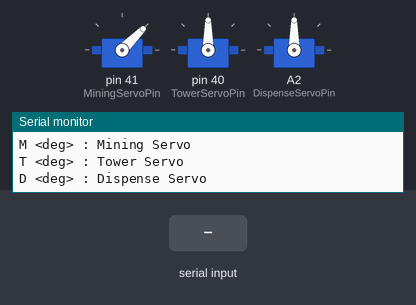
The sketch below on a simulated Arduino Mega 2560, built with avr-gcc and run on an emulated ATmega2560. On the bench: 3 × servo, the last lines printed to the serial monitor. Inputs (shaded band) come from the test bench.

Above: at 1.3 s.
1.4 s: "t90\n" received over Serial
At 2.4 s:
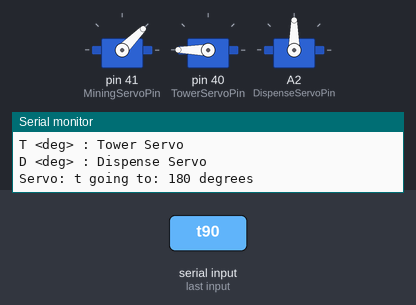
3.5 s: "T,45\n" received over Serial
At 4.9 s:
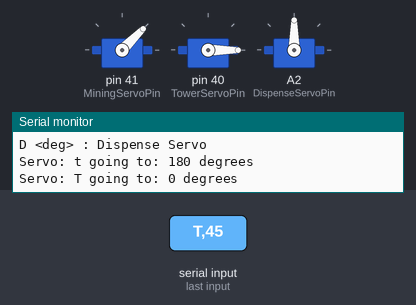
6.1 s: "d90\n" received over Serial
At 7.2 s:
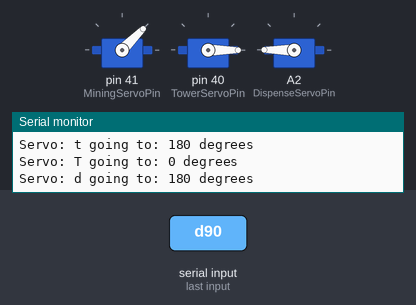
8.2 s: "T90\n" received over Serial
At 9.7 s:
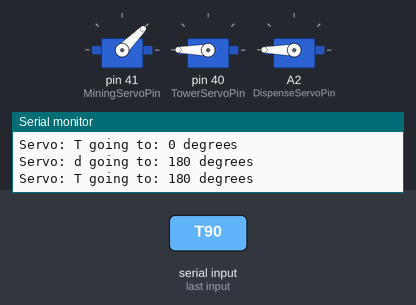
10.8 s: "t,45\n" received over Serial
At 10.99 s:
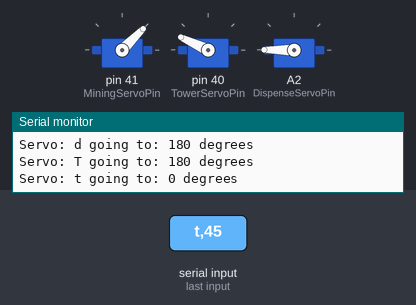
13.4 s: "d,45\n" received over Serial
At 14.9 s:
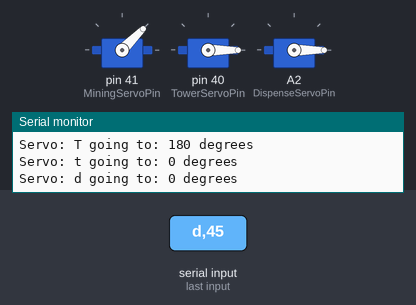
Timing chart, 0 to 16.4 s (numbered marks = the images above; inputs shaded):
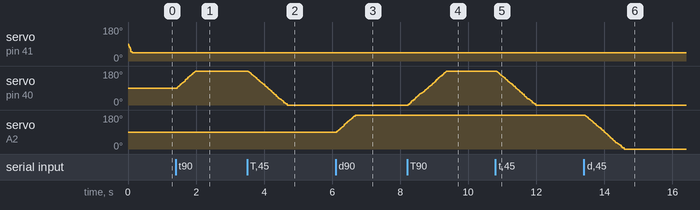

The sketch:

RangefinderAndServoTest.ino
```cpp
// Rangefinder
const int RFRF = A3;  // Rangefinder FWD read pin
const int RFRR = A4;  // Rangefinder REV read pin
int previousAverage = 0;
float alpha = 0.1;         // Digital Filtering value
float beta = 4.99;         // Rangefinder calibration constant
float gamma = -1.4;        // Rangefinder calibration constant
float RFdistance = 0;      // (cm)
float Kr = 1;              //Proportional gain for wall approaching
bool Rangefinder = false;  // turn on and off rangefinder section
float RAW = 0;
float RAWV = 0;

// Servo
bool servo = true;
#include <VarSpeedServo.h>
VarSpeedServo TowerServo;
VarSpeedServo MiningServo;
VarSpeedServo DispenseServo;
char command = 0;
int angle = 0;
int servoSpeed = 100;
// Servo Pins
const int MiningServoPin = 41;
const int TowerServoPin = 40;
const int DispenseServoPin = A2;

void setup() {
  // put your setup code here, to run once:
  Serial.begin(57600);
  // Servo Setup
  MiningServo.attach(MiningServoPin);
  TowerServo.attach(TowerServoPin);
  DispenseServo.attach(DispenseServoPin);

  // Set Mining Servo to resting position
  MiningServo.write(45, 255, true);

  // Set Tower Servo to resting position
  TowerServo.write(90, 255, false);

  // Set Dispense Servo to resting position

  if (servo) {
    Serial.println("Enter Servo name followed by 3 digits of position (ie 020 or 160)");
    Serial.println("You can also simply type s or S to stop");
    Serial.println("Servo Options: ");
    Serial.println("M <deg> : Mining Servo");
    Serial.println("T <deg> : Tower Servo");
    Serial.println("D <deg> : Dispense Servo");
  }
}

void loop() {
  // put your main code here, to run repeatedly:
  if (Rangefinder) {
    RAW = analogRead(RFRR);
    RAWV = (RAW / 1024) * 5;  // Convert to voltage
    RFdistance = rangefinderDistance(RAWV, beta, gamma);
    Kr = constrain(RFdistance, 0, 15) / 15;
    Serial.print(Kr);
    Serial.println(" kr");
    delay(200);
  }
  if (servo) {
    if (Serial.available()) {
      delay(20);
      if (Serial.available() >= 4) {
        command = char(Serial.read());
        int hundreds = Serial.read() - '0';
        int tens = Serial.read() - '0';
        int ones = Serial.read() - '0';
        angle = constrain(100 * hundreds + 10 * tens + ones, 0, 180);
        Serial.print("Servo: ");
        Serial.print(command);
        Serial.print(" going to: ");
        Serial.print(angle);
        Serial.println(" degrees");
        Serial.read();
      } else if (Serial.available() == 3) {
        command = 'S';
        Serial.read();
        Serial.read();
        Serial.read();
      } else {
        Serial.read();
        Serial.read();
      }
    }
    switch (command) {
      case 's':
      case 'S':
        command = 0;
        break;
      case ('m'):
      case ('M'):
        MiningServo.write(angle, servoSpeed, false);
        command = 0;
        break;
      case 't':
      case 'T':
        TowerServo.write(angle, servoSpeed, false);
        command = 0;
        break;
      case 'd':
      case 'D':
        DispenseServo.write(angle, servoSpeed, false);
        command = 0;
        break;
    }
  }
}


float weightedRecursiveAverage(float newValue, float previousAverage, float alpha) {
  // alpha is your weighting factor (0 < alpha < 1)
  // alpha closer to 1 = more weight on new data (faster response)
  // alpha closer to 0 = more weight on history (smoother output)
  return alpha * newValue + (1.0 - alpha) * previousAverage;
}
float rangefinderDistance(float Voltage, float beta, float gamma) {
  //
  return beta * pow(Voltage, gamma);
}
```

Measured:
- after the input at 1.4 s, servo on pin 40 (TowerServoPin): moves from 90° to 180° over 0.54 s, starting at once
- after the input at 3.5 s, servo on pin 40 (TowerServoPin): moves from 180° to 0° over 1.1 s, starting at once
- after the input at 6.1 s, servo on A2 (DispenseServoPin): moves from 90° to 180° over 0.54 s, starting at once
- after the input at 8.2 s, servo on pin 40 (TowerServoPin): moves from 0° to 180° over 1.1 s, starting at once
- after the input at 10.8 s, servo on pin 40 (TowerServoPin): moves from 180° to 0° over 1.1 s, starting at once
- after the input at 13.4 s, servo on A2 (DispenseServoPin): moves from 180° to 0° over 1.1 s, starting at once
